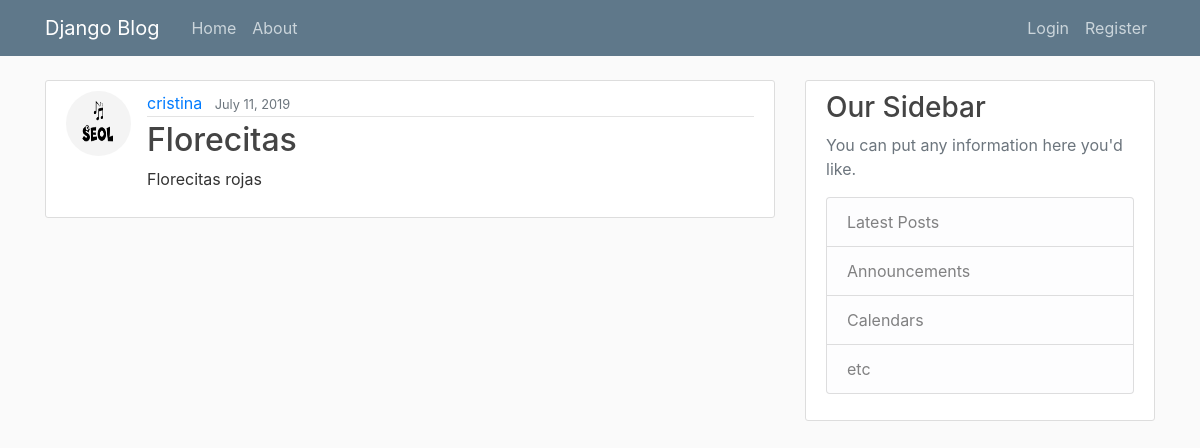
The page /post/8/ on the database its author committed.
### blog/models.py (models this page shows, shortened)
class Post(models.Model):
    titulo = models.CharField(max_length=100)
    contenido = models.TextField()
    fecha = models.DateTimeField(auto_now_add=True)
    autor = models.ForeignKey(User, on_delete=models.CASCADE)

### users/models.py (models this page shows, shortened)
class Profile(models.Model):
    user = models.OneToOneField(User, on_delete=models.CASCADE)
    image = models.ImageField(default='default.jpg', upload_to='profile_pics')

### blog/views.py (the view)
# urls.py: path('post/<int:pk>/', PostDetailView.as_view(), name='post-detail'),
class PostDetailView(DetailView):
    model = Post

### blog/templates/blog/post_detail.html (shortened to what this page needs)
{% extends "blog/base.html" %}
{% block content %}
  <article class="media content-section">
    <img class="rounded-circle article-img" src="{{ object.autor.profile.image.url }}">
    <div class="media-body">
      <div class="article-metadata">
        <a class="mr-2" href="{% url 'user-posts' object.autor.username %}">{{ object.autor }}</a>
        <small class="text-muted">{{ object.fecha|date:"F d, Y" }}</small>
      </div>
      <h2 class="article-title">{{ object.titulo }}</h2>
      <p class="article-content">{{ object.contenido }}</p>
    </div>
  </article>
{% endblock content %}

### blog/static/blog/main.css (style rules this page uses)
body { background: #fafafa; color: #333333; margin-top: 5rem; }
h1, h2, h3, h4, h5, h6 { color: #444444; }
.content-section { background: #ffffff; padding: 10px 20px; border: 1px solid #dddddd; border-radius: 3px; margin-bottom: 20px; }
.article-title { color: #444444; }
.article-content { white-space: pre-line; }
.article-img { height: 65px; width: 65px; margin-right: 16px; }
.article-metadata { padding-bottom: 1px; margin-bottom: 4px; border-bottom: 1px solid #e3e3e3 }

### rows shown on the page
Post: autor.profile.image (picture), autor "cristina", fecha "July 11, 2019", titulo "Florecitas", contenido "Florecitas rojas"
